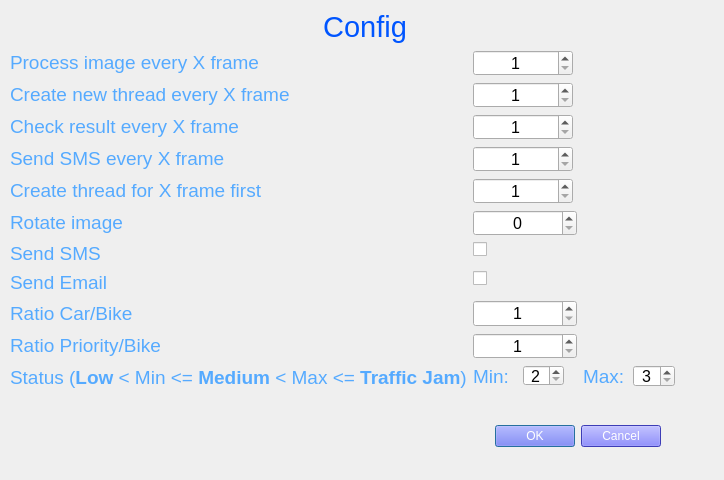
<?xml version="1.0" encoding="UTF-8"?>
<ui version="4.0">
 <class>config_Dialog</class>
 <widget class="QDialog" name="config_Dialog">
  <property name="geometry">
   <rect>
    <x>0</x>
    <y>0</y>
    <width>724</width>
    <height>480</height>
   </rect>
  </property>
  <property name="windowTitle">
   <string>Dialog</string>
  </property>
  <widget class="QDialogButtonBox" name="buttonBox">
   <property name="geometry">
    <rect>
     <x>320</x>
     <y>420</y>
     <width>341</width>
     <height>32</height>
    </rect>
   </property>
   <property name="styleSheet">
    <string notr="true">color: rgb(255, 255, 255);
background-color: rgb(85, 85, 255);
border-color: rgb(255, 0, 0);
font: 75 14pt &quot;MS Shell Dlg 2&quot;;</string>
   </property>
   <property name="orientation">
    <enum>Qt::Horizontal</enum>
   </property>
   <property name="standardButtons">
    <set>QDialogButtonBox::Cancel|QDialogButtonBox::Ok</set>
   </property>
   <property name="centerButtons">
    <bool>false</bool>
   </property>
  </widget>
  <widget class="QWidget" name="verticalLayoutWidget">
   <property name="geometry">
    <rect>
     <x>10</x>
     <y>10</y>
     <width>710</width>
     <height>381</height>
    </rect>
   </property>
   <layout class="QVBoxLayout" name="verticalLayout">
    <item>
     <widget class="QLabel" name="label">
      <property name="toolTip">
       <string>&lt;html&gt;&lt;head/&gt;&lt;body&gt;&lt;p align=&quot;center&quot;&gt;&lt;span style=&quot; font-size:10pt; color:#00aaff;&quot;&gt;Config&lt;/span&gt;&lt;/p&gt;&lt;/body&gt;&lt;/html&gt;</string>
      </property>
      <property name="text">
       <string>&lt;html&gt;&lt;head/&gt;&lt;body&gt;&lt;p align=&quot;center&quot;&gt;&lt;span style=&quot; font-size:22pt; color:#0055ff;&quot;&gt;Config&lt;/span&gt;&lt;/p&gt;&lt;/body&gt;&lt;/html&gt;</string>
      </property>
     </widget>
    </item>
    <item>
     <layout class="QFormLayout" name="formLayout">
      <property name="labelAlignment">
       <set>Qt::AlignLeading|Qt::AlignLeft|Qt::AlignVCenter</set>
      </property>
      <property name="formAlignment">
       <set>Qt::AlignHCenter|Qt::AlignTop</set>
      </property>
      <item row="0" column="0">
       <widget class="QLabel" name="processImageEveryXFrameLabel">
        <property name="text">
         <string>&lt;html&gt;&lt;head/&gt;&lt;body&gt;&lt;p&gt;&lt;span style=&quot; font-size:14pt; color:#55aaff;&quot;&gt;Process image every X frame&lt;/span&gt;&lt;/p&gt;&lt;/body&gt;&lt;/html&gt;</string>
        </property>
       </widget>
      </item>
      <item row="0" column="1">
       <widget class="QSpinBox" name="processImageEveryXFrameSpinBox">
        <property name="sizePolicy">
         <sizepolicy hsizetype="Maximum" vsizetype="Fixed">
          <horstretch>0</horstretch>
          <verstretch>0</verstretch>
         </sizepolicy>
        </property>
        <property name="minimumSize">
         <size>
          <width>100</width>
          <height>0</height>
         </size>
        </property>
        <property name="sizeIncrement">
         <size>
          <width>0</width>
          <height>0</height>
         </size>
        </property>
        <property name="font">
         <font>
          <pointsize>12</pointsize>
         </font>
        </property>
        <property name="layoutDirection">
         <enum>Qt::LeftToRight</enum>
        </property>
        <property name="alignment">
         <set>Qt::AlignCenter</set>
        </property>
        <property name="minimum">
         <number>1</number>
        </property>
        <property name="maximum">
         <number>999999999</number>
        </property>
       </widget>
      </item>
      <item row="1" column="0">
       <widget class="QLabel" name="createNewThreadEveryXFrameLabel">
        <property name="text">
         <string>&lt;html&gt;&lt;head/&gt;&lt;body&gt;&lt;p&gt;&lt;span style=&quot; font-size:14pt; color:#55aaff;&quot;&gt;Create new thread every X frame&lt;/span&gt;&lt;/p&gt;&lt;/body&gt;&lt;/html&gt;</string>
        </property>
       </widget>
      </item>
      <item row="1" column="1">
       <widget class="QSpinBox" name="createNewThreadEveryXFrameSpinBox">
        <property name="sizePolicy">
         <sizepolicy hsizetype="Maximum" vsizetype="Fixed">
          <horstretch>0</horstretch>
          <verstretch>0</verstretch>
         </sizepolicy>
        </property>
        <property name="minimumSize">
         <size>
          <width>100</width>
          <height>0</height>
         </size>
        </property>
        <property name="font">
         <font>
          <pointsize>12</pointsize>
         </font>
        </property>
        <property name="alignment">
         <set>Qt::AlignCenter</set>
        </property>
        <property name="minimum">
         <number>1</number>
        </property>
        <property name="maximum">
         <number>999999999</number>
        </property>
       </widget>
      </item>
      <item row="2" column="0">
       <widget class="QLabel" name="checkResultEveryXFrameLabel">
        <property name="text">
         <string>&lt;html&gt;&lt;head/&gt;&lt;body&gt;&lt;p&gt;&lt;span style=&quot; font-size:14pt; color:#55aaff;&quot;&gt;Check result every X frame&lt;/span&gt;&lt;/p&gt;&lt;/body&gt;&lt;/html&gt;</string>
        </property>
       </widget>
      </item>
      <item row="2" column="1">
       <widget class="QSpinBox" name="checkResultEveryXFrameSpinBox">
        <property name="sizePolicy">
         <sizepolicy hsizetype="Maximum" vsizetype="Fixed">
          <horstretch>0</horstretch>
          <verstretch>0</verstretch>
         </sizepolicy>
        </property>
        <property name="minimumSize">
         <size>
          <width>100</width>
          <height>0</height>
         </size>
        </property>
        <property name="font">
         <font>
          <pointsize>12</pointsize>
         </font>
        </property>
        <property name="alignment">
         <set>Qt::AlignCenter</set>
        </property>
        <property name="minimum">
         <number>1</number>
        </property>
        <property name="maximum">
         <number>999999999</number>
        </property>
       </widget>
      </item>
      <item row="3" column="0">
       <widget class="QLabel" name="sendResultEveryXFrameLabel">
        <property name="text">
         <string>&lt;html&gt;&lt;head/&gt;&lt;body&gt;&lt;p&gt;&lt;span style=&quot; font-size:14pt; color:#55aaff;&quot;&gt;Send SMS every X frame&lt;/span&gt;&lt;/p&gt;&lt;/body&gt;&lt;/html&gt;</string>
        </property>
       </widget>
      </item>
      <item row="3" column="1">
       <widget class="QSpinBox" name="sendResultEveryXFrameSpinBox">
        <property name="sizePolicy">
         <sizepolicy hsizetype="Maximum" vsizetype="Fixed">
          <horstretch>0</horstretch>
          <verstretch>0</verstretch>
         </sizepolicy>
        </property>
        <property name="minimumSize">
         <size>
          <width>100</width>
          <height>0</height>
         </size>
        </property>
        <property name="font">
         <font>
          <pointsize>12</pointsize>
         </font>
        </property>
        <property name="alignment">
         <set>Qt::AlignCenter</set>
        </property>
        <property name="minimum">
         <number>1</number>
        </property>
        <property name="maximum">
         <number>999999999</number>
        </property>
       </widget>
      </item>
      <item row="4" column="0">
       <widget class="QLabel" name="createThreadForXFrameFirstLabel">
        <property name="text">
         <string>&lt;html&gt;&lt;head/&gt;&lt;body&gt;&lt;p&gt;&lt;span style=&quot; font-size:14pt; color:#55aaff;&quot;&gt;Create thread for X frame first&lt;/span&gt;&lt;/p&gt;&lt;/body&gt;&lt;/html&gt;</string>
        </property>
       </widget>
      </item>
      <item row="4" column="1">
       <widget class="QSpinBox" name="createThreadForXFrameFirstSpinBox">
        <property name="sizePolicy">
         <sizepolicy hsizetype="Maximum" vsizetype="Fixed">
          <horstretch>0</horstretch>
          <verstretch>0</verstretch>
         </sizepolicy>
        </property>
        <property name="minimumSize">
         <size>
          <width>100</width>
          <height>0</height>
         </size>
        </property>
        <property name="font">
         <font>
          <pointsize>12</pointsize>
         </font>
        </property>
        <property name="alignment">
         <set>Qt::AlignCenter</set>
        </property>
        <property name="minimum">
         <number>1</number>
        </property>
        <property name="maximum">
         <number>999999999</number>
        </property>
       </widget>
      </item>
      <item row="5" column="0">
       <widget class="QLabel" name="rotateImageLabel">
        <property name="text">
         <string>&lt;html&gt;&lt;head/&gt;&lt;body&gt;&lt;p&gt;&lt;span style=&quot; font-size:14pt; color:#55aaff;&quot;&gt;Rotate image&lt;/span&gt;&lt;/p&gt;&lt;/body&gt;&lt;/html&gt;</string>
        </property>
       </widget>
      </item>
      <item row="5" column="1">
       <widget class="QSpinBox" name="rotateImageSpinBox">
        <property name="sizePolicy">
         <sizepolicy hsizetype="Maximum" vsizetype="Fixed">
          <horstretch>0</horstretch>
          <verstretch>0</verstretch>
         </sizepolicy>
        </property>
        <property name="minimumSize">
         <size>
          <width>104</width>
          <height>0</height>
         </size>
        </property>
        <property name="font">
         <font>
          <pointsize>12</pointsize>
         </font>
        </property>
        <property name="alignment">
         <set>Qt::AlignCenter</set>
        </property>
        <property name="minimum">
         <number>0</number>
        </property>
        <property name="maximum">
         <number>360</number>
        </property>
        <property name="value">
         <number>0</number>
        </property>
       </widget>
      </item>
      <item row="6" column="0">
       <widget class="QLabel" name="sendSmsLabel">
        <property name="text">
         <string>&lt;html&gt;&lt;head/&gt;&lt;body&gt;&lt;p&gt;&lt;span style=&quot; font-size:14pt; color:#55aaff;&quot;&gt;Send SMS&lt;/span&gt;&lt;/p&gt;&lt;/body&gt;&lt;/html&gt;</string>
        </property>
       </widget>
      </item>
      <item row="6" column="1">
       <widget class="QCheckBox" name="sendSmsCheckBox">
        <property name="font">
         <font>
          <pointsize>12</pointsize>
         </font>
        </property>
       </widget>
      </item>
      <item row="8" column="0">
       <widget class="QLabel" name="ratioCarBikeLabel">
        <property name="text">
         <string>&lt;html&gt;&lt;head/&gt;&lt;body&gt;&lt;p&gt;&lt;span style=&quot; font-size:14pt; color:#55aaff;&quot;&gt;Ratio Car/Bike&lt;/span&gt;&lt;/p&gt;&lt;/body&gt;&lt;/html&gt;</string>
        </property>
       </widget>
      </item>
      <item row="8" column="1">
       <widget class="QSpinBox" name="ratioCarBikeSpinBox">
        <property name="sizePolicy">
         <sizepolicy hsizetype="Maximum" vsizetype="Fixed">
          <horstretch>0</horstretch>
          <verstretch>0</verstretch>
         </sizepolicy>
        </property>
        <property name="minimumSize">
         <size>
          <width>104</width>
          <height>0</height>
         </size>
        </property>
        <property name="font">
         <font>
          <pointsize>12</pointsize>
         </font>
        </property>
        <property name="alignment">
         <set>Qt::AlignCenter</set>
        </property>
        <property name="minimum">
         <number>1</number>
        </property>
        <property name="maximum">
         <number>9999</number>
        </property>
       </widget>
      </item>
      <item row="9" column="0">
       <widget class="QLabel" name="ratioPriorityBikeLabel">
        <property name="text">
         <string>&lt;html&gt;&lt;head/&gt;&lt;body&gt;&lt;p&gt;&lt;span style=&quot; font-size:14pt; color:#55aaff;&quot;&gt;Ratio Priority/Bike&lt;/span&gt;&lt;/p&gt;&lt;/body&gt;&lt;/html&gt;</string>
        </property>
       </widget>
      </item>
      <item row="9" column="1">
       <widget class="QSpinBox" name="ratioPriorityBikeSpinBox">
        <property name="sizePolicy">
         <sizepolicy hsizetype="Maximum" vsizetype="Fixed">
          <horstretch>0</horstretch>
          <verstretch>0</verstretch>
         </sizepolicy>
        </property>
        <property name="minimumSize">
         <size>
          <width>104</width>
          <height>0</height>
         </size>
        </property>
        <property name="font">
         <font>
          <pointsize>12</pointsize>
         </font>
        </property>
        <property name="alignment">
         <set>Qt::AlignCenter</set>
        </property>
        <property name="minimum">
         <number>1</number>
        </property>
        <property name="maximum">
         <number>9999</number>
        </property>
       </widget>
      </item>
      <item row="10" column="0">
       <widget class="QLabel" name="statusLabel">
        <property name="text">
         <string>&lt;html&gt;&lt;head/&gt;&lt;body&gt;&lt;p&gt;&lt;span style=&quot; font-size:14pt; color:#55aaff;&quot;&gt;Status (&lt;/span&gt;&lt;span style=&quot; font-size:14pt; font-weight:600; color:#55aaff;&quot;&gt;Low&lt;/span&gt;&lt;span style=&quot; font-size:14pt; color:#55aaff;&quot;&gt; &amp;lt; Min &amp;lt;= &lt;/span&gt;&lt;span style=&quot; font-size:14pt; font-weight:600; color:#55aaff;&quot;&gt;Medium&lt;/span&gt;&lt;span style=&quot; font-size:14pt; color:#55aaff;&quot;&gt; &amp;lt; Max &amp;lt;= &lt;/span&gt;&lt;span style=&quot; font-size:14pt; font-weight:600; color:#55aaff;&quot;&gt;Traffic Jam&lt;/span&gt;&lt;span style=&quot; font-size:14pt; color:#55aaff;&quot;&gt;)&lt;/span&gt;&lt;/p&gt;&lt;/body&gt;&lt;/html&gt;</string>
        </property>
       </widget>
      </item>
      <item row="10" column="1">
       <widget class="QWidget" name="statusWidget" native="true">
        <property name="sizePolicy">
         <sizepolicy hsizetype="Maximum" vsizetype="Maximum">
          <horstretch>0</horstretch>
          <verstretch>0</verstretch>
         </sizepolicy>
        </property>
        <property name="minimumSize">
         <size>
          <width>210</width>
          <height>30</height>
         </size>
        </property>
        <widget class="QSpinBox" name="minSpinBox">
         <property name="geometry">
          <rect>
           <x>50</x>
           <y>0</y>
           <width>41</width>
           <height>21</height>
          </rect>
         </property>
         <property name="font">
          <font>
           <pointsize>12</pointsize>
          </font>
         </property>
         <property name="alignment">
          <set>Qt::AlignCenter</set>
         </property>
         <property name="minimum">
          <number>2</number>
         </property>
         <property name="maximum">
          <number>99999</number>
         </property>
        </widget>
        <widget class="QSpinBox" name="maxSpinBox">
         <property name="geometry">
          <rect>
           <x>160</x>
           <y>0</y>
           <width>42</width>
           <height>22</height>
          </rect>
         </property>
         <property name="font">
          <font>
           <pointsize>12</pointsize>
          </font>
         </property>
         <property name="alignment">
          <set>Qt::AlignCenter</set>
         </property>
         <property name="minimum">
          <number>3</number>
         </property>
         <property name="maximum">
          <number>99999</number>
         </property>
        </widget>
        <widget class="QLabel" name="label_2">
         <property name="geometry">
          <rect>
           <x>0</x>
           <y>0</y>
           <width>47</width>
           <height>21</height>
          </rect>
         </property>
         <property name="text">
          <string>&lt;html&gt;&lt;head/&gt;&lt;body&gt;&lt;p&gt;&lt;span style=&quot; font-size:14pt; color:#55aaff;&quot;&gt;Min:&lt;/span&gt;&lt;/p&gt;&lt;/body&gt;&lt;/html&gt;</string>
         </property>
        </widget>
        <widget class="QLabel" name="label_3">
         <property name="geometry">
          <rect>
           <x>110</x>
           <y>0</y>
           <width>47</width>
           <height>21</height>
          </rect>
         </property>
         <property name="text">
          <string>&lt;html&gt;&lt;head/&gt;&lt;body&gt;&lt;p&gt;&lt;span style=&quot; font-size:14pt; color:#55aaff;&quot;&gt;Max:&lt;/span&gt;&lt;/p&gt;&lt;/body&gt;&lt;/html&gt;</string>
         </property>
        </widget>
       </widget>
      </item>
      <item row="7" column="0">
       <widget class="QLabel" name="sendEmailLabel">
        <property name="text">
         <string>&lt;html&gt;&lt;head/&gt;&lt;body&gt;&lt;p&gt;&lt;span style=&quot; font-size:14pt; color:#55aaff;&quot;&gt;Send Email&lt;/span&gt;&lt;/p&gt;&lt;/body&gt;&lt;/html&gt;</string>
        </property>
       </widget>
      </item>
      <item row="7" column="1">
       <widget class="QCheckBox" name="sendEmailCheckBox">
        <property name="font">
         <font>
          <pointsize>12</pointsize>
         </font>
        </property>
       </widget>
      </item>
     </layout>
    </item>
   </layout>
  </widget>
 </widget>
 <resources/>
 <connections>
  <connection>
   <sender>buttonBox</sender>
   <signal>accepted()</signal>
   <receiver>config_Dialog</receiver>
   <slot>accept()</slot>
   <hints>
    <hint type="sourcelabel">
     <x>248</x>
     <y>254</y>
    </hint>
    <hint type="destinationlabel">
     <x>157</x>
     <y>274</y>
    </hint>
   </hints>
  </connection>
  <connection>
   <sender>buttonBox</sender>
   <signal>rejected()</signal>
   <receiver>config_Dialog</receiver>
   <slot>reject()</slot>
   <hints>
    <hint type="sourcelabel">
     <x>316</x>
     <y>260</y>
    </hint>
    <hint type="destinationlabel">
     <x>286</x>
     <y>274</y>
    </hint>
   </hints>
  </connection>
 </connections>
</ui>
